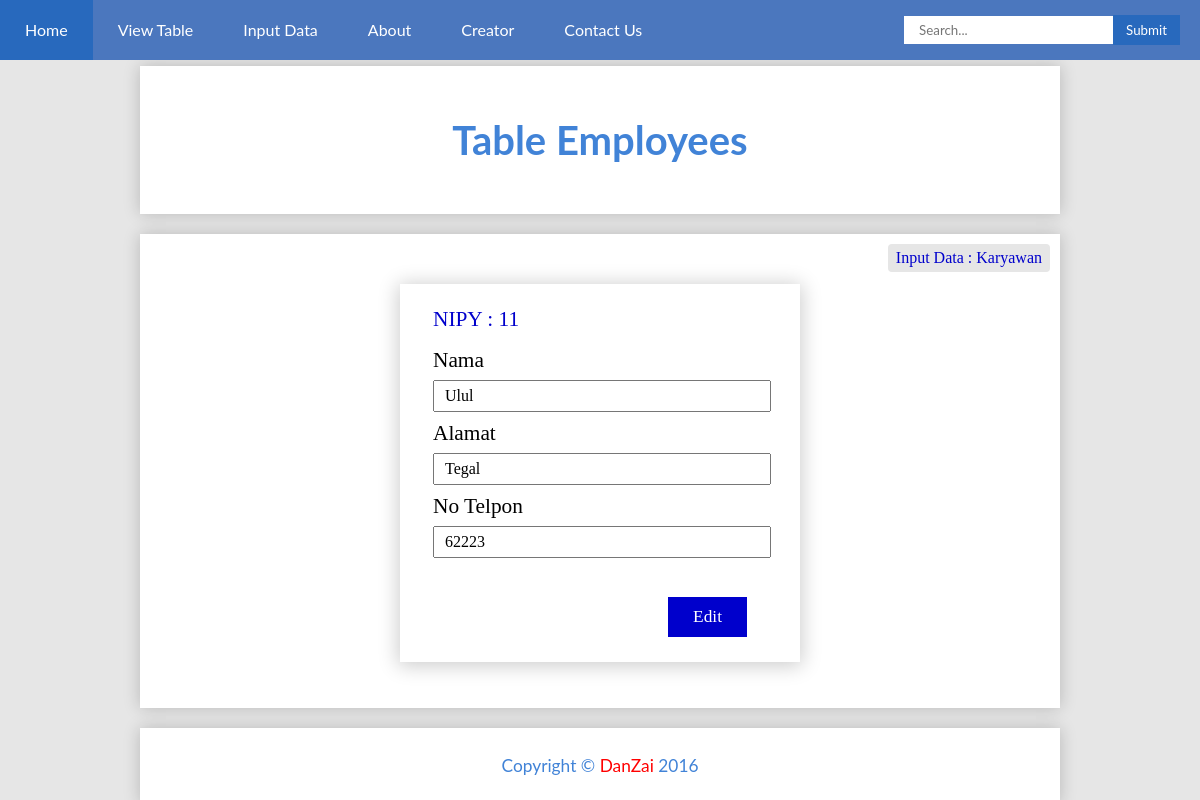
/karyawan/editdata.php?id=11, run on the app's committed database.
### tables this page shows
CREATE TABLE IF NOT EXISTS `tb_karyawan` (
  `nipy` int(15) NOT NULL DEFAULT '0',
  `nama` varchar(30) DEFAULT NULL,
  `alamat` varchar(30) DEFAULT NULL,
  `no_telp` int(15) DEFAULT NULL,
  PRIMARY KEY (`nipy`)
);

### karyawan/EditData.php (the view, shortened to what this page needs)
<!DOCTYPE html>
<html>
<head>
<link rel="stylesheet" type="text/css" href="../css/style.css">
</head>
<body>
<header>
	<?php
		include("../header.php");
		$id=$_GET['id'];
		$sql = mysql_query("SELECT * FROM tb_karyawan WHERE nipy=$id") or die(mysql_error());
		$cetak  	= mysql_fetch_row($sql);
		$nipy		= $cetak[0];
		$nama 		= $cetak[1];
		$alamat 	= $cetak[2];
		$no_telp	= $cetak[3];
	?>
</header>
<div class="kabeh">
  <div class="judul"><h3>Table Employees</h3></div>
  <div class="isi">
   <p class="note">Input Data : Karyawan</p>
    <div class="form">
			<form name="Tambah" method="post" action="EditDataProses.php">
			<table>
			<tr>
				<td class="id">NIPY : <?php echo "$nipy"; ?></td>
				<td><input type="hidden" name="nipy" value="<?php echo $nipy; ?>"></td>
			</tr>
			<tr>
				<td>Nama</td>
				<td><input type="text" name="nama" value="<?php echo $nama; ?>"></td>
			</tr>
			<tr>
				<td>Alamat</td>
				<td><input type="text" name="alamat" value="<?php echo $alamat; ?>"></td>
			</tr>
			<tr>
				<td>No Telpon</td>
				<td><input type="text" name="no_telp" value="<?php echo $no_telp; ?>"></td>
			</tr>
			<tr>
				<td><input type="submit" name="tambah" value="Edit"></td>
			</tr>
			</table>
			</form>
	</div>
  </div>
  <footer class="footer">
  <p>Copyright &copy <a href="http://nexiapedia.blogspot.com/">DanZai</a> 2016</p>
  </footer>
</div>
</body>
</html>

### css/style.css (style rules this page uses)
body { margin: 0; padding: 0; background-color: #e6e6e6; }
a { font-family: "century gothic", lato, sans-serif; }
.kabeh { padding-top: 5.5%; }
.judul { margin: 0 auto; width: 75%; background-color: white; padding: 10px 10px; height: 100%; box-shadow: 0px 0px 16px 0px rgba(0,0,0,0.2); }
.judul h3 { font-family: 'Lato', sans-serif; text-align: center; font-size: 30pt; color: #4183D7; display: block; }
.isi { margin: 20px auto; width: 75%; background-color: white; padding: 10px 10px; padding-bottom: 3%; min-height: 250px; box-shadow: 0px 0px 16px 0px rgba(0,0,0,0.2); }
.note { font-family: nexa; margin: 0; margin-bottom: 10px; padding: 5px 8px; float: right; background-color: #e6e6e6; border-radius: 4px; color: #0000cc; }
.form { clear: both; }
.form table { margin: 10px auto; margin-top: 40px; width: 400px; font-family: nexa; font-size: 16pt; padding: 20px 30px; padding-right: 50px; box-shadow: 0px 2px 19px 2px rgba(0,0,0,0.2); }
.form td { display: block; }
.form input[type="text"] { width: 100%; padding: 5px 10px; margin: 5px 0; font-size: 12pt; font-family: nexa; }
.form input[type="submit"] { float: right; margin-top: 30px; padding: 10px 25px; margin-bottom: 3px; border: hidden; cursor: pointer; font-family: nexa; font-size: 13pt; background-color: #0000cc; color: white; }
.id { cursor: not-allowed; margin-bottom: 10px; color: #0000cc; }
.footer { margin: 0 auto; margin-top: 10px; width: 75%; background-color: white; padding: 10px 10px; height: 100%; box-shadow: 0px 0px 16px 0px rgba(0,0,0,0.2); }
.footer p { font-family: 'Lato', sans-serif; text-align: center; font-size: 13pt; color: #4183D7; }
.footer a { text-decoration: none; color: red; }

### data on the page
tb_karyawan: nipy "11", nama "Ulul", alamat "Tegal", no_telp "62223"
